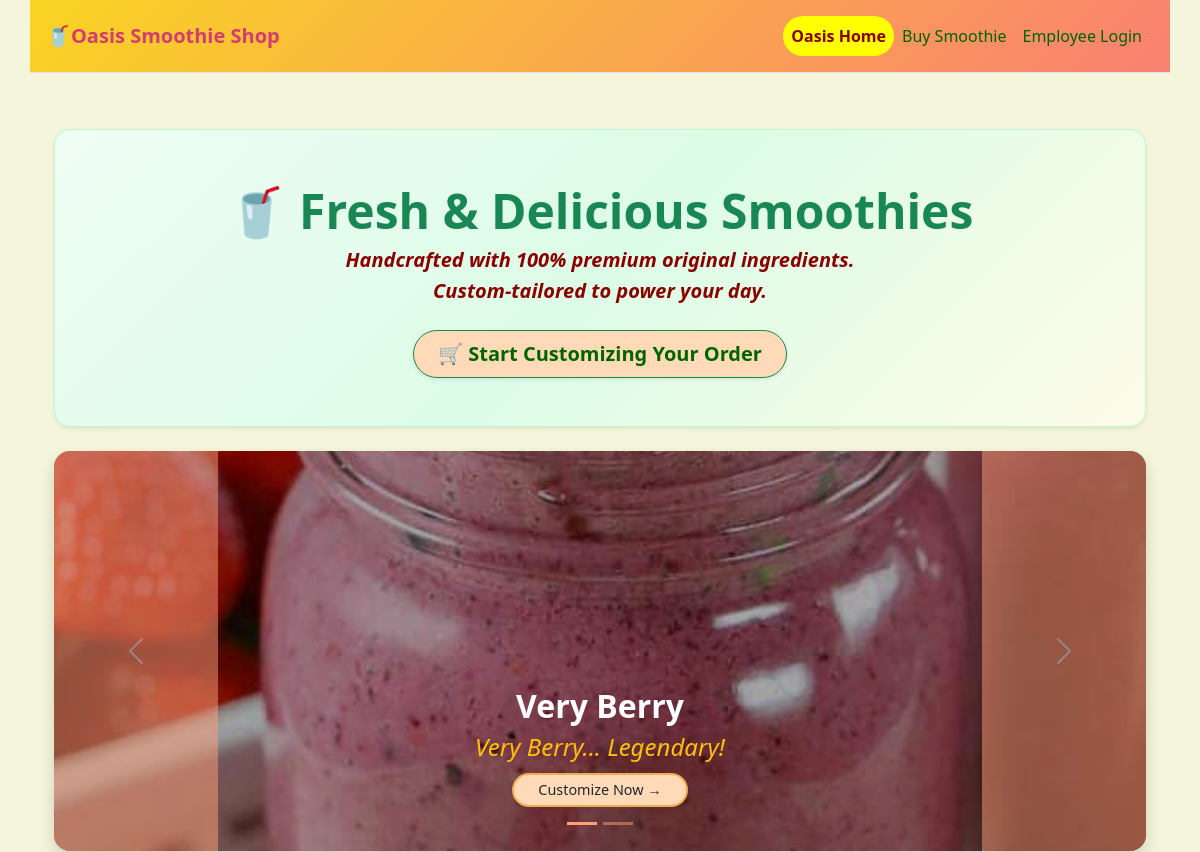
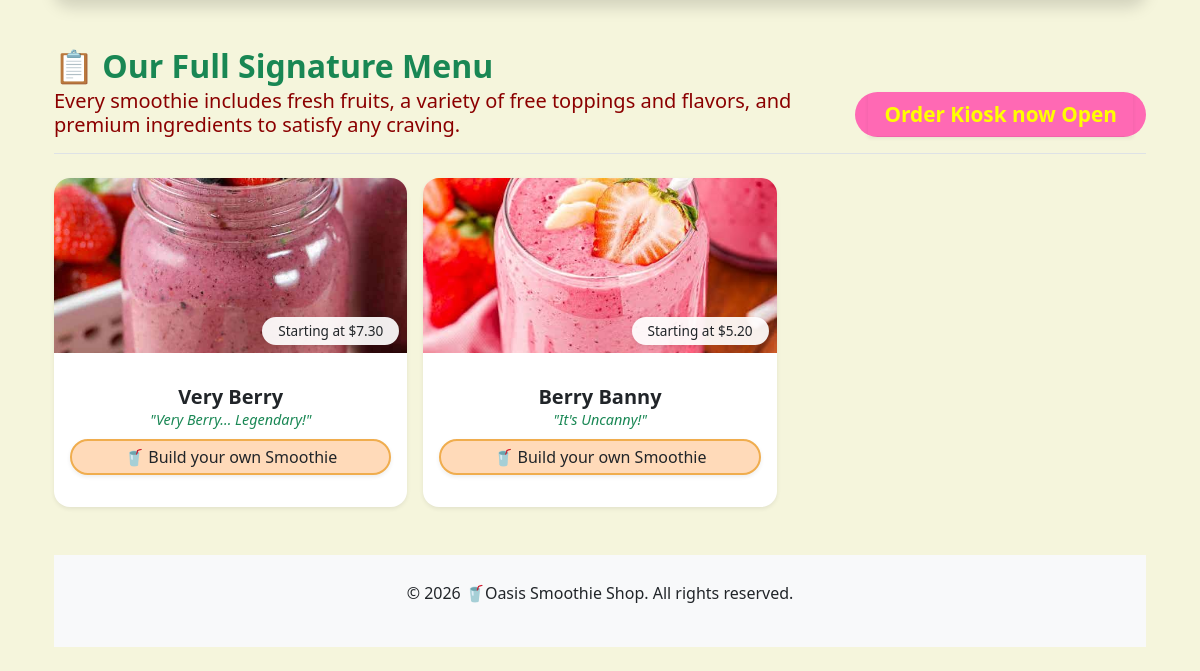
Before: / with the older database file (2 pictures, top to bottom).
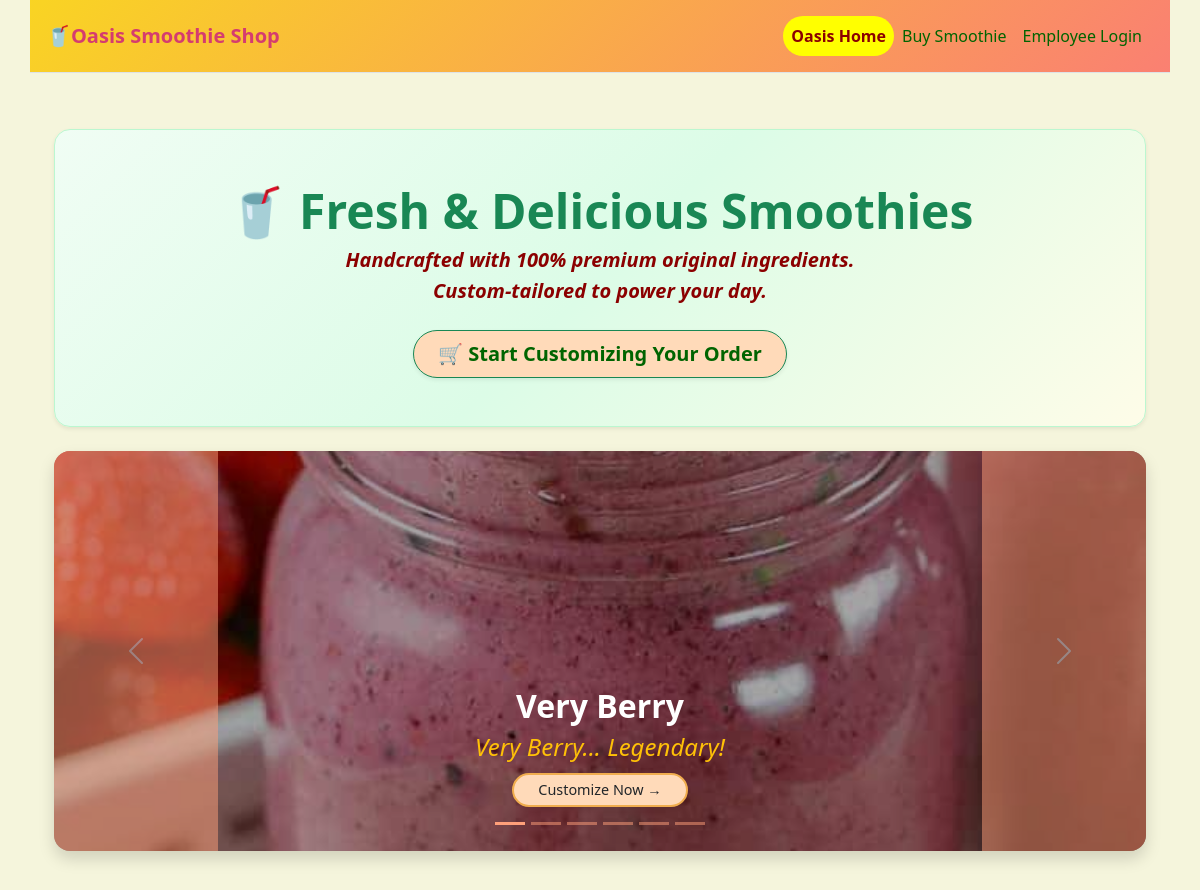
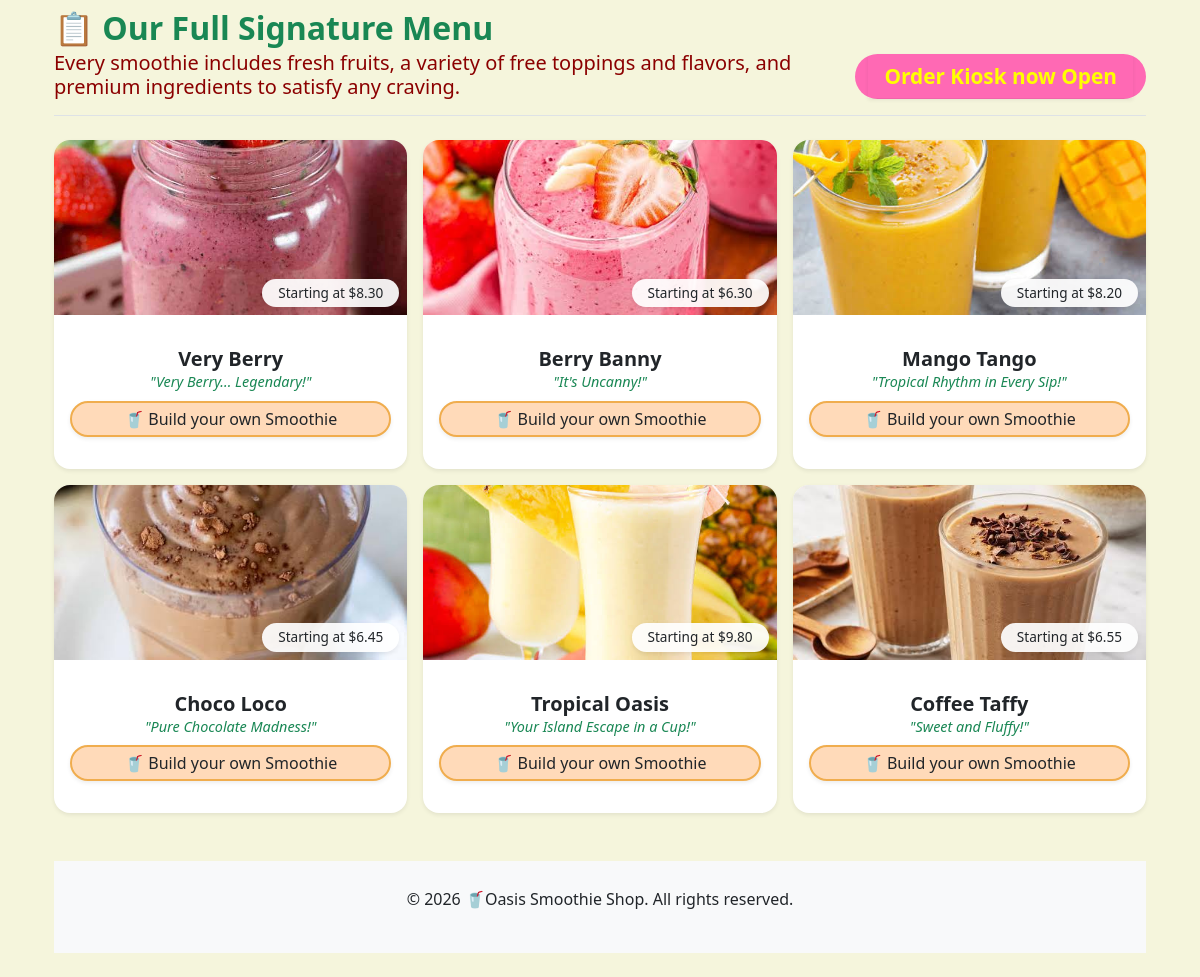
After: the same page with the newer database file (2 pictures, top to bottom).
### models.py (models this page shows, shortened)
class Smoothie(db.Model):
    __tablename__ = 'smoothie'
    id = db.Column(db.Integer, primary_key=True)
    name = db.Column(db.String(100), unique=True, nullable=False)
    slogan = db.Column(db.Text, nullable=True)
    profit_margin = db.Column(db.Float, default=3.0, nullable=False)
    base_price = db.Column(db.Float, default=0.00, nullable=False)
    recipe_items = db.relationship('SmoothieRecipeItem', backref='smoothie', cascade="all, delete-orphan")
    sub_items = db.relationship('SmoothieSubItem', backref='smoothie', cascade="all, delete-orphan")
    addon_items = db.relationship('SmoothieAddonItem', backref='smoothie', cascade="all, delete-orphan")

### app_smoothies_pos.py (the view)
@app.route("/")
def home():
    smoothies = Smoothie.query.all()
    return render_template('index.html', smoothies=smoothies)

### templates/index.html (shortened to what this page needs)
{% extends "base.html" %}
{% block content %}
<div class="container mt-3">
    <div class="hero-banner text-center shadow-sm rounded-4 p-4 p-md-5 mb-4">
        <h1 class="display-5 text-success fw-bold mt-1 mb-2">🥤 Fresh &amp; Delicious Smoothies</h1>
        <h4 class="lead fs-5 fw-semibold text-secondary fst-italic mb-1" style="color:darkred!important;">
            Handcrafted with 100% premium original ingredients.
        </h4>
        <p class="lead fs-5 fw-semibold text-secondary fst-italic mb-4" style="color:darkred!important;">
            Custom-tailored to power your day.
        </p>
        <a href="{{ url_for('view_menu') }}" class="btn btn-success btn-lg px-4 py-2 rounded-pill fw-semibold shadow-sm">
            🛒 Start Customizing Your Order
        </a>
    </div>
    <div id="mainSmoothieShowcase"
        class="carousel slide carousel-fade shadow rounded-4 overflow-hidden mb-5"
        data-bs-ride="carousel" data-bs-interval="4000">
        <div class="carousel-indicators">
            {% for smoothie in smoothies %}
                <button type="button" data-bs-target="#mainSmoothieShowcase"
                    data-bs-slide-to="{{ loop.index0 }}"
                    class="{% if loop.first %}active{% endif %}"
                    aria-label="Slide {{ loop.index }}">
                </button>
            {% endfor %}
        </div>
        <div class="carousel-inner" style="height: 400px;">
            {% for smoothie in smoothies %}
                <div class="carousel-item {% if loop.first %}active{% endif %} h-100">
                    <img src="{{ url_for('static', filename='img/' ~ smoothie.name|lower|replace(' ', '-') ~ '-smoothie.jpeg') }}"
                        onerror="this.onerror=null; this.src='{{ url_for('static', filename='img/very-berry-smoothie.jpeg') }}';"
                        class="d-block w-100 m-0 h-100"
                        style="object-fit: cover; filter: brightness(0.65);"
                        alt="{{ smoothie.name }}">
                    <div class="carousel-caption d-flex flex-column align-items-center justify-content-end pb-4"
                        style="left: 15% !important; right: 15% !important; text-align: center !important;">
                        <h2 class="fw-bold text-white mb-1 text-center">{{ smoothie.name }}</h2>
                        <p class="text-warning fst-italic mb-2 text-center">{{ smoothie.slogan }}</p>
                        <a href="{{ url_for('customize_menu', smoothie_id=smoothie.id) }}"
                        class="btn rounded-pill px-4 py-1 text-dark shadow-sm"
                        style="background-color: peachpuff; border: 2px solid #f0ad4e; font-size: 0.9rem;">
                            Customize Now →
                        </a>
                    </div>
                </div>
            {% endfor %}
        </div>
        <button class="carousel-control-prev" type="button"
            data-bs-target="#mainSmoothieShowcase" data-bs-slide="prev">
            <span class="carousel-control-prev-icon" aria-hidden="true"></span>
        </button>
        <button class="carousel-control-next" type="button"
            data-bs-target="#mainSmoothieShowcase" data-bs-slide="next">
            <span class="carousel-control-next-icon" aria-hidden="true"></span>
        </button>
    </div>
    <div class="mb-5">
        <div class="d-flex flex-column flex-md-row justify-content-between align-items-md-end border-bottom pb-3 mb-4">
            <div style="max-width: 70%;">
                <h2 class="fw-bold text-success mb-1">📋 Our Full Signature Menu</h2>
                <h5 class=" mb-0" style="color: darkred;">Every smoothie includes fresh fruits, a variety of free toppings and flavors,
                    and premium ingredients to satisfy any craving.</h5>
            </div>
            <a href="{{ url_for('view_menu') }}" class="btn fw-semibold mt-3 mt-md-0 rounded-pill"
                style="background-color: hotpink; color:yellow; font-size: 1.3rem; margin-top:-10px; ">
               <span class="rounderd px-3 py-2 fw-semibold shadow-sm">
                    Order Kiosk now Open
                </span>
            </a>
        </div>
    <div class="row row-cols-1 row-cols-md-2 row-cols-lg-3 g-3">
    {% for smoothie in smoothies %}
        <div class="col">
            <div class="card h-100 border-0 shadow-sm rounded-4 overflow-hidden bg-white p-0"
                 style="display: flex !important; flex-direction: column !important; justify-content: flex-start !important;">
                <div class="position-relative w-100 m-0 p-0">
                    <img src="{{ url_for('static', filename='img/' ~ smoothie.name|lower|replace(' ', '-') ~ '-smoothie.jpeg') }}"
                         data-fallback="{{ url_for('static', filename='img/very-berry-smoothie.jpeg') }}"
                         onerror="this.onerror=null; this.src=this.dataset.fallback;"
                         class="w-100 d-block m-0"
                         style="height: 175px; object-fit: cover; object-position: center;"
                         alt="{{ smoothie.name }}">
                    <span class="position-absolute bottom-0 end-0 m-2 rounded-pill px-3 py-1 text-dark shadow-sm"
                          style="background-color: rgba(255, 255, 255, 0.92); font-size: 0.85rem; font-weight: 400;">
                        Starting at ${{ "%.2f"|format(smoothie.base_price) }}
                    </span>
                </div>
                <div class="card-body py-2 px-3 d-flex flex-column justify-content-between flex-grow-1"
                     style="display: flex !important; flex-direction: column !important; justify-content: space-between !important; text-align: center !important;">
                    <div class="w-100 mb-2" style="text-align: center !important;">
                        <h5 class="fw-bold text-dark mb-0 w-100" style="text-align: center !important;">
                            {{ smoothie.name }}
                        </h5>
                        <p class="text-success fst-italic mb-0 w-100" style="font-size: 0.9rem; text-align: center !important;">
                            "{{ smoothie.slogan }}"
                        </p>
                    </div>
                    <a href="{{ url_for('customize_menu', smoothie_id=smoothie.id) }}"
                       class="btn w-100 rounded-pill py-1 shadow-sm text-dark text-nowrap d-block mt-auto"
                       style="background-color: peachpuff; border: 2px solid #f0ad4e; font-weight: 500;">
                        🥤 Build your own Smoothie
                    </a>
                </div>
            </div>
        </div>
    {% endfor %}
</div>
{% endblock %}

### templates/base.html (shortened to what this page needs)
<!DOCTYPE html>
<html lang="en">
<head>
    <link rel="stylesheet" href="{{ url_for('static', filename='css/bootstrap.min.css') }}">
    <link rel="stylesheet" href="{{ url_for('static', filename='css/main.css') }}">
</head>
<body class="d-flex flex-wrap gap-3 flex-column justify-content-center min-vh-100" style="min-width: 360px !important; overflow-x: auto;">
<header class="navbar navbar-expand-lg sticky-top m-0 border-bottom p-3"
        style="background: linear-gradient(135deg, #f9d423 0%, salmon 100%); min-width: 320px;">
    <div class="container-fluid d-flex flex-wrap align-items-center justify-content-between p-0">
        <a href="/" class="navbar-brand d-flex align-items-center text-dark text-decoration-none m-0">
            <span class="fs-5 fw-semibold logo">🥤Oasis Smoothie Shop</span>
        </a>
        <div class="collapse navbar-collapse text-end" id="oasisResponsiveNav">
            <ul class="navbar-nav ms-auto pe-1 py-2 py-lg-0">
                <li class="nav-item">
                    <a class="nav-link {{ 'active' if request.endpoint == 'home' else '' }}"
                        href="{{ url_for('home') }}">Oasis Home</a>
                </li>
                <li class="nav-item">
                    <a class="nav-link {{ 'active' if request.endpoint == 'view_menu' else '' }}"
                        href="{{ url_for('view_menu') }}">Buy Smoothie</a>
                </li>
                {% if current_user.is_authenticated %}
                    <li class="nav-item dropdown">
                        <a class="nav-link dropdown-toggle {{ 'active' if request.endpoint in ['view_pending_payment_orders', 'view_pending_service_orders'] else '' }}"
                            href="#"
                            id="ordersDropdown"
                            role="button"
                            data-bs-toggle="dropdown"
                            aria-expanded="false">
                                View Pending Orders
                        </a>
                        <ul class="dropdown-menu shadow-sm" aria-labelledby="ordersDropdown">
                            <li>
                                <a class="dropdown-item {{ 'active' if request.endpoint == 'view_pending_payment_orders' else '' }}"
                                href="{{ url_for('view_pending_payment_orders') }}">
                                    💵 Pending Payment Orders
                                </a>
                            </li>
                            <li>
                                <a class="dropdown-item {{ 'active' if request.endpoint == 'view_pending_service_orders' else '' }}"
                                href="{{ url_for('view_pending_service_orders') }}">
                                    🥤Pending Service Orders
                                </a>
                            </li>
                        </ul>
                    </li>
                    {% if current_user.role == 'manager' %}
                        <li class="nav-item dropdown">
                            <a class="nav-link dropdown-toggle {{ 'active' if request.endpoint in ['display_inventory_dashboard', 'update_inventory'] else '' }}"
                                href="#"
                                id="ordersDropdown"
                                role="button"
                                data-bs-toggle="dropdown"
                                aria-expanded="false">
                                    Inventory Dashboard
                            </a>
                            <ul class="dropdown-menu shadow-sm" aria-labelledby="ordersDropdown">
                                <li>
                                    <a class="dropdown-item {{ 'active' if request.endpoint == 'display_inventory_dashboard' else '' }}"
                                    href="{{ url_for('display_inventory_dashboard') }}">
                                        View Inventory
                                    </a>
                                </li>
                                <li>
                                    <a class="dropdown-item {{ 'active' if request.endpoint == 'update_inventory' else '' }}"
                                    href="{{ url_for('update_inventory') }}">
                                        Update Inventory
                                    </a>
                                </li>
                            </ul>
                        </li>
                    {% else %}
                        <li class="nav-item">
                            <a class="nav-link {{ 'active' if request.endpoint == 'display_inventory_dashboard' else '' }}"
                                href="{{ url_for('display_inventory_dashboard') }}">Inventory Dashboard
                            </a>
                        </li>
                    {% endif %}
                    <li class="nav-item">
                        <a class="nav-link" style="color:black !important;" href="{{ url_for('logout') }}">
                            Logout ({{ current_user.username }})
                        </a>
                    </li>
                {% else %}
                    <li class="nav-item">
                        <a class="nav-link {{ 'active' if request.endpoint == 'login' else '' }}"
                            href="{{ url_for('login') }}">
                            Employee Login
                        </a>
                    </li>
                {% endif %}
            </ul>
        </div>
    </div>
</header>
    <div class="container align-content-center my-4">
        {% block content %}{% endblock %}
    </div>
    <footer class="footer mt-auto py-3 bg-light text-center">
        <div class="container tex-center w-100">
            <p>&copy; 2026 🥤Oasis Smoothie Shop. All rights reserved.</p>
        </div>
    </footer>
</body>
</html>

### static/css/main.css (style rules this page uses)
:root { --oasis-primary-dark: #212529; --oasis-accent-success: #198754; --oasis-border-light: #72a5d7; --oasis-glow-subtle: rgba(25, 135, 84, 0.08); --oasis-matrix-orange: lightsalmon; }
html { scroll-behavior: smooth; }
body { background-color: beige !important; font-family: 'Segoe UI', Verdana, Tahoma, Geneva, Verdana, sans-serif; padding: 0 !important; margin: 0 !important; align-content:center; }
p { font-size: 1.5rem; }
ul li a, nav a.nav-link, ul li a.nav-link.dropdown-item.active { color: darkgreen !important; font-size: 1rem; font-weight: 500 !important; text-decoration: none; border-radius: 20px; }
ul li a.active, nav a.active, ul li a.nav-link.dropdown-item.active { color: darkred !important; font-weight: 550 !important; background-color: yellow!important; }
a span.logo { color: #D53C6F; }
button, .button { background-color: lightsalmon !important; color: darkgreen; }
.btn { background-color: peachpuff; color: darkgreen; }
footer { background-color: papayawhip !important; text-align: center; }
footer p { font-size: 1rem; padding: 10px; }
.container { align-content: center; align-items: center; }
div.card { max-width: 800px !important; align-content: center; }
.container.my-5, .card.shadow-sm { width: 100% !important; max-width: 600px !important; margin-left: auto !important; margin-right: auto !important; display: block !important; }
.card.shadow-sm>div, .card.shadow-sm form>div { display: flex !important; flex-direction: row !important; justify-content: space-between !important; align-items: center !important; text-align: left !important; width: 100% !important; margin-bottom: 1.5rem !important; }
.card.shadow-sm .text-end, .card.shadow-sm div> :last-child { text-align: center !important; }

### templates/index.html (style rules this page uses)
.hero-banner { background: linear-gradient(135deg, #f0fdf4 0%, #dcfce7 50%, #fefce8 100%); border: 1px solid #bbf7d0; }

Changed rows visible on the page:
changed Smoothie "Very Berry": base_price "7.30" → "8.30"
changed Smoothie "Berry Banny": base_price "5.20" → "6.30"
added Smoothie: shows a picture, base_price "8.20", name "Mango Tango", slogan "Tropical Rhythm in Every Sip!"
added Smoothie: shows a picture, base_price "6.45", name "Choco Loco", slogan "Pure Chocolate Madness!"
added Smoothie: shows a picture, base_price "9.80", name "Tropical Oasis", slogan "Your Island Escape in a Cup!"
added Smoothie: shows a picture, base_price "6.55", name "Coffee Taffy", slogan "Sweet and Fluffy!"
